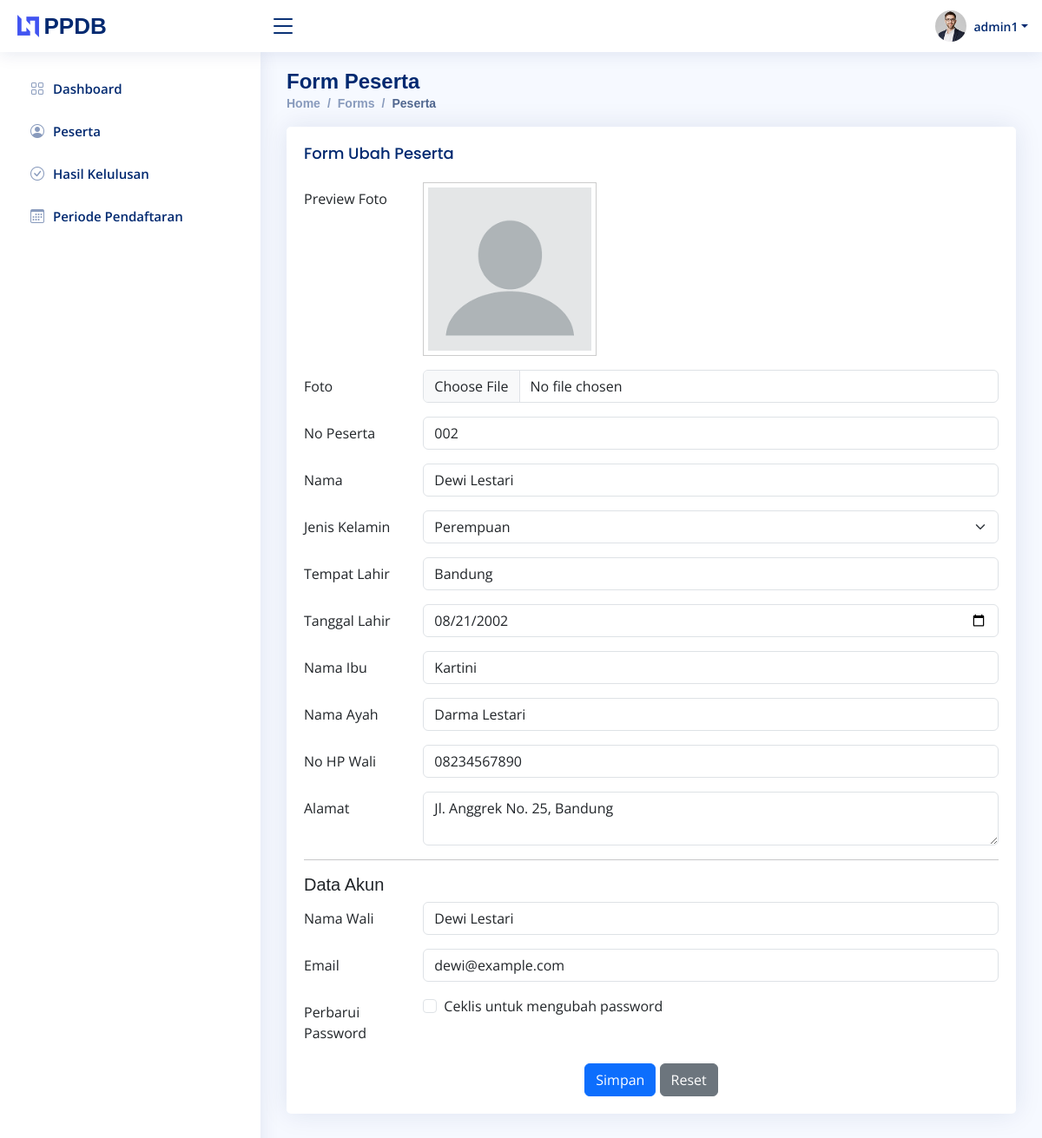
/admin/form-peserta.php?id=2 (signed in), run on the app's committed database.
### tables this page shows
CREATE TABLE `account` (
  `id` INT(11) NOT NULL AUTO_INCREMENT,
  `name` VARCHAR(255) NOT NULL,
  `email` VARCHAR(100) UNIQUE NOT NULL,
  `password` VARCHAR(255) NOT NULL,
  `id_peserta` INT(11),
  PRIMARY KEY (`id`),
  FOREIGN KEY (`id_peserta`) REFERENCES `peserta` (`id`) ON DELETE SET NULL
);

CREATE TABLE `peserta` (
  `id` INT(11) NOT NULL AUTO_INCREMENT,
  `no_peserta` VARCHAR(255) NOT NULL,
  `nama` VARCHAR(255) NOT NULL,
  `foto` VARCHAR(255),
  `jenis_kelamin` ENUM('Laki-Laki', 'Perempuan') NOT NULL,
  `tempat_lahir` VARCHAR(100),
  `tanggal_lahir` TIMESTAMP,
  `nama_ibu` VARCHAR(255),
  `nama_ayah` VARCHAR(255),
  `no_hp_wali` VARCHAR(15),
  `alamat` VARCHAR(255),
  PRIMARY KEY (`id`)
);

### admin/form-peserta.php (the view, shortened to what this page needs)
<?php
require_once("../koneksi.php");
$pesertaData = null;
if (isset($_GET['id'])) {
    $pesertaId = intval($_GET['id']);
    $query = "SELECT * FROM peserta LEFT JOIN account ON peserta.id = account.id_peserta WHERE peserta.id = $pesertaId";
    $result = mysqli_query($koneksi, $query);
    if ($result && mysqli_num_rows($result) > 0) {
        $pesertaData = mysqli_fetch_assoc($result);
    } else {
        echo '<script>alert("Peserta tidak ditemukan!"); window.location.href="tabel-peserta.php";</script>';
        exit;
    }
}
$result = $koneksi->query("SELECT MAX(no_peserta) AS last_no FROM peserta");
$row = $result->fetch_assoc();
$no_peserta = $row['last_no'] ? $row['last_no'] + 1 : 1;
$formatted_no_peserta = str_pad($no_peserta, 3, '0', STR_PAD_LEFT);
?>
<!DOCTYPE html>
<html lang="en">
<head>
    <link href="assets/vendor/bootstrap/css/bootstrap.min.css" rel="stylesheet" />
    <link href="assets/vendor/bootstrap-icons/bootstrap-icons.css" rel="stylesheet" />
    <link href="assets/vendor/simple-datatables/style.css" rel="stylesheet" />
    <link href="assets/css/style.css" rel="stylesheet" />
</head>
<body>
    <?php
    include 'header.php';
    include 'sidebar.php';
    ?>
    <main id="main" class="main">
        <div class="pagetitle">
            <h1>Form Peserta</h1>
            <nav>
                <ol class="breadcrumb">
                    <li class="breadcrumb-item"><a href="index.php">Home</a></li>
                    <li class="breadcrumb-item">Forms</li>
                    <li class="breadcrumb-item active">Peserta</li>
                </ol>
            </nav>
        </div>
        <section class="section">
            <div class="row">
                <div class="col-lg-12">
                    <div class="card">
                        <div class="card-body">
                            <?php if ($pesertaData): ?>
                                <h5 class="card-title">Form Ubah Peserta</h5>
                            <?php else: ?>
                                <h5 class="card-title">Form Tambah Peserta</h5>
                            <?php endif; ?>
                            <form action="func/save-peserta.php" method="POST" enctype="multipart/form-data">
                                <div class="row mb-3">
                                    <label for="preview" class="col-sm-2 col-form-label">Preview Foto</label>
                                    <div class="col-sm-10">
                                        <img id="preview"
                                            src="<?php
                                                    $fotoPath = isset($pesertaData['foto']) ? '../images/' . $pesertaData['foto'] : '../images/blank.png';
                                                    echo file_exists($fotoPath) ? $fotoPath : '../images/blank.png';
                                                    ?>"
                                            alt="Preview Foto"
                                            style="max-width: 200px; display: block; border: 1px solid #ccc; padding: 5px;" />
                                    </div>
                                </div>
                                <div class="row mb-3">
                                    <label for="foto" class="col-sm-2 col-form-label">Foto</label>
                                    <div class="col-sm-10">
                                        <input type="file" id="foto" name="foto" class="form-control" accept="image/*" <?= $id_peserta ? '' : 'required'; ?>>
                                    </div>
                                </div>
                                <div class="row mb-3">
                                    <label for="noPeserta" class="col-sm-2 col-form-label">No Peserta</label>
                                    <div class="col-sm-10">
                                        <input type="number" readonly class="form-control" id="noPeserta" name="no_peserta" value="<?php echo $pesertaData['no_peserta'] ?? $formatted_no_peserta; ?>" required>
                                    </div>
                                </div>
                                <div class="row mb-3">
                                    <label for="nama" class="col-sm-2 col-form-label">Nama</label>
                                    <div class="col-sm-10">
                                        <input type="text" class="form-control" id="nama" name="nama" value="<?php echo $pesertaData['nama'] ?? ''; ?>" required>
                                    </div>
                                </div>
                                <div class="row mb-3">
                                    <label for="jenisKelamin" class="col-sm-2 col-form-label">Jenis Kelamin</label>
                                    <div class="col-sm-10">
                                        <select class="form-select" id="jenisKelamin" name="jenis_kelamin" required>
                                            <option value="Perempuan" <?php echo (isset($pesertaData['jenis_kelamin']) && $pesertaData['jenis_kelamin'] == 'Perempuan') ? 'selected' : ''; ?>>Perempuan</option>
                                        </select>
                                    </div>
                                </div>
                                <div class="row mb-3">
                                    <label for="tempatLahir" class="col-sm-2 col-form-label">Tempat Lahir</label>
                                    <div class="col-sm-10">
                                        <input type="text" class="form-control" id="tempatLahir" name="tempat_lahir" value="<?php echo $pesertaData['tempat_lahir'] ?? ''; ?>">
                                    </div>
                                </div>
                                <div class="row mb-3">
                                    <label for="tanggalLahir" class="col-sm-2 col-form-label">Tanggal Lahir</label>
                                    <div class="col-sm-10">
                                        <input type="date" class="form-control" id="tanggalLahir" name="tanggal_lahir" value="<?php echo isset($pesertaData['tanggal_lahir']) ? date('Y-m-d', strtotime($pesertaData['tanggal_lahir'])) : ''; ?>">
                                    </div>
                                </div>
                                <div class="row mb-3">
                                    <label for="namaIbu" class="col-sm-2 col-form-label">Nama Ibu</label>
                                    <div class="col-sm-10">
                                        <input type="text" class="form-control" id="namaIbu" name="nama_ibu" value="<?php echo $pesertaData['nama_ibu'] ?? ''; ?>">
                                    </div>
                                </div>
                                <div class="row mb-3">
                                    <label for="namaAyah" class="col-sm-2 col-form-label">Nama Ayah</label>
                                    <div class="col-sm-10">
                                        <input type="text" class="form-control" id="namaAyah" name="nama_ayah" value="<?php echo $pesertaData['nama_ayah'] ?? ''; ?>">
                                    </div>
                                </div>
                                <div class="row mb-3">
                                    <label for="noHpWali" class="col-sm-2 col-form-label">No HP Wali</label>
                                    <div class="col-sm-10">
                                        <input type="text" class="form-control" id="noHpWali" name="no_hp_wali" value="<?php echo $pesertaData['no_hp_wali'] ?? ''; ?>">
                                    </div>
                                </div>
                                <div class="row mb-3">
                                    <label for="alamat" class="col-sm-2 col-form-label">Alamat</label>
                                    <div class="col-sm-10">
                                        <textarea class="form-control" id="alamat" name="alamat"><?php echo $pesertaData['alamat'] ?? ''; ?></textarea>
                                    </div>
                                </div>
                                <hr>
                                <h5>Data Akun</h5>
                                <div class="row mb-3">
                                    <label for="name" class="col-sm-2 col-form-label">Nama Wali</label>
                                    <div class="col-sm-10">
                                        <input type="text" class="form-control" id="nama_wali" name="nama_wali" value="<?php echo $pesertaData['name'] ?? ''; ?>">
                                    </div>
                                </div>
                                <div class="row mb-3">
                                    <label for="email" class="col-sm-2 col-form-label">Email</label>
                                    <div class="col-sm-10">
                                        <input type="email" class="form-control" id="email" name="email" value="<?php echo $pesertaData['email'] ?? ''; ?>">
                                    </div>
                                </div>
                                <?php if (!$pesertaData): ?>
                                    <div class="row mb-3">
                                        <label for="pass" class="col-sm-2 col-form-label">Password</label>
                                        <div class="col-sm-10">
                                            <input type="pass" class="form-control" id="pass" name="pass" <?php echo $pesertaData ? '' : 'required'; ?>>
                                        </div>
                                    </div>
                                <?php else: ?>
                                    <div class="row mb-3">
                                        <label for="updatePassword" class="col-sm-2 col-form-label">Perbarui Password</label>
                                        <div class="col-sm-10">
                                            <div class="form-check">
                                                <input class="form-check-input" type="checkbox" id="updatePassword" name="update_password">
                                                <label class="form-check-label" for="updatePassword">
                                                    Ceklis untuk mengubah password
                                                </label>
                                            </div>
                                        </div>
                                    </div>
                                <?php endif; ?>
                                <div class="text-center">
                                    <button type="submit" class="btn btn-primary">Simpan</button>
                                    <button type="reset" class="btn btn-secondary">Reset</button>
                                </div>
                            </form>
                        </div>
                    </div>
                </div>
            </div>
        </section>
    </main>
</body>
</html>

### admin/assets/css/style.css (style rules this page uses)
:root { scroll-behavior: smooth; }
body { font-family: "Open Sans", sans-serif; background: #f6f9ff; color: #444444; }
a { color: #4154f1; text-decoration: none; }
h1, h2, h3, h4, h5, h6 { font-family: "Nunito", sans-serif; }
#main { margin-top: 60px; padding: 20px 30px; transition: all 0.3s; }
.pagetitle { margin-bottom: 10px; }
.pagetitle h1 { font-size: 24px; margin-bottom: 0; font-weight: 600; color: #012970; }
.card { margin-bottom: 30px; border: none; border-radius: 5px; box-shadow: 0px 0 30px rgba(1, 41, 112, 0.1); }
.card-title { padding: 20px 0 15px 0; font-size: 18px; font-weight: 500; color: #012970; font-family: "Poppins", sans-serif; }
.card-body { padding: 0 20px 20px 20px; }
.breadcrumb { font-size: 14px; font-family: "Nunito", sans-serif; color: #899bbd; font-weight: 600; }
.breadcrumb a { color: #899bbd; transition: 0.3s; }
.breadcrumb .breadcrumb-item::before { color: #899bbd; }
.breadcrumb .active { color: #51678f; font-weight: 600; }
@media (min-width: 1200px) { #main, #footer { margin-left: 300px; } }

### admin/form-peserta.php (style rules this page uses)
#preview { max-width: 200px; display: block; border: 1px solid #ccc; padding: 5px; }

### data on the page
account: no_peserta "002", nama "Dewi Lestari", tempat_lahir "Bandung", tanggal_lahir "08/21/2002", nama_ibu "Kartini", nama_ayah "Darma Lestari", no_hp_wali "08234567890", alamat "Jl. Anggrek No. 25, Bandung", nama_wali "Dewi Lestari", email "dewi@example.com"
peserta: jenis_kelamin "Perempuan"

### other printed values
$_SESSION['admin_username'] "admin1"
